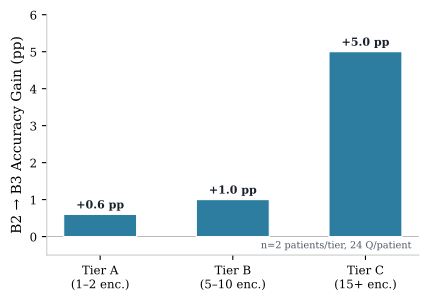

The script that saved this image:
"""Figure 3: Complexity-Dependent KG Benefit — B2->B3 delta by tier.
   Camera-ready: neutral color, sample note, no decorative emphasis."""

import matplotlib.pyplot as plt
import numpy as np

plt.rcParams['font.family'] = 'serif'
plt.rcParams['font.size'] = 10

# Data — point estimates (per-tier CIs not available; overall B2→B3 CI: [-1.5, +5.9])
tiers = ['Tier A\n(1\u20132 enc.)', 'Tier B\n(5\u201310 enc.)', 'Tier C\n(15+ enc.)']
deltas = [0.6, 1.0, 5.0]

# One neutral bar color for all tiers
bar_color = '#2C7DA0'

fig, ax = plt.subplots(figsize=(4.4, 3.1))
fig.patch.set_facecolor('white')
ax.set_facecolor('white')

bars = ax.bar(range(len(tiers)), deltas, color=bar_color, edgecolor='white',
              linewidth=0.8, width=0.55, zorder=3)

# Value labels on top
for bar, val in zip(bars, deltas):
    ax.text(bar.get_x() + bar.get_width() / 2, bar.get_height() + 0.10,
            f'+{val:.1f} pp', ha='center', va='bottom', fontsize=8,
            fontweight='bold', color='#1A202C')

# Horizontal line at 0
ax.axhline(y=0, color='#999999', linestyle='-', linewidth=0.5, zorder=1)

# Sample note — bottom right inside plot
ax.text(0.98, 0.02, 'n=2 patients/tier, 24 Q/patient',
        transform=ax.transAxes, ha='right', va='bottom',
        fontsize=7, color='#4B5563')

ax.set_xticks(range(len(tiers)))
ax.set_xticklabels(tiers, fontsize=8.5)
ax.set_ylabel('B2 \u2192 B3 Accuracy Gain (pp)', fontsize=10)
ax.set_ylim(-0.5, 6.0)
ax.tick_params(axis='y', labelsize=8.5)

# Remove top and right spines
ax.spines['top'].set_visible(False)
ax.spines['right'].set_visible(False)
ax.spines['left'].set_color('#CCCCCC')
ax.spines['bottom'].set_color('#CCCCCC')

plt.tight_layout()
plt.savefig('/Users/alexstinard/projects/brainstorm/jan-14-2026/paper/figures/fig3_complexity_bars.pdf',
            bbox_inches='tight', dpi=300, facecolor='white')
plt.close()
print("fig3_complexity_bars.pdf generated successfully")
